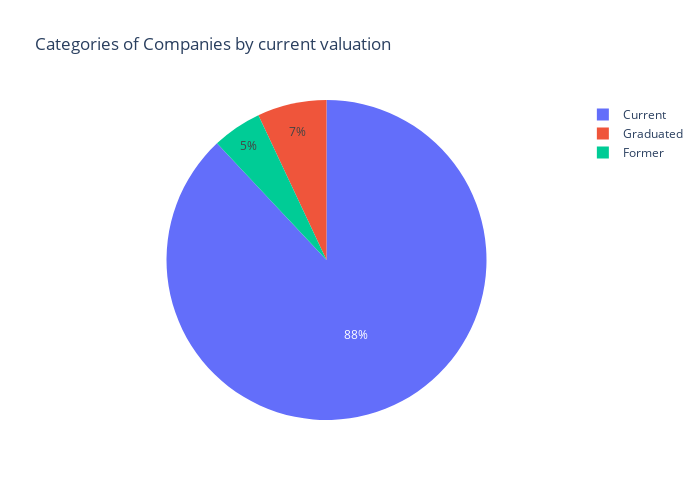

The code cell stored with this chart in its notebook:
### Code cell
# Plot the number of companies in each category

fig_current_cat = px.pie(df_all, names=df_all['current_category'].unique(), values=df_all['current_category'].value_counts(), title='Categories of Companies by current valuation', height=500, width=700)
fig_current_cat.show()

### Figure 1 — Plotly figure (JSON) as saved in the notebook; plotly's stock layout.template omitted (floating-point values rounded to 4 significant figures)
{"data": [{"domain": {"x": [0, 1], "y": [0, 1]}, "hovertemplate": "label=%{label}<br>value=%{value}<extra></extra>", "labels": ["Current", "Graduated", "Former"], "legendgroup": "", "name": "", "showlegend": true, "type": "pie", "values": [88, 7, 5]}], "layout": {"height": 500, "legend": {"tracegroupgap": 0}, "title": {"text": "Categories of Companies by current valuation"}, "width": 700}}
